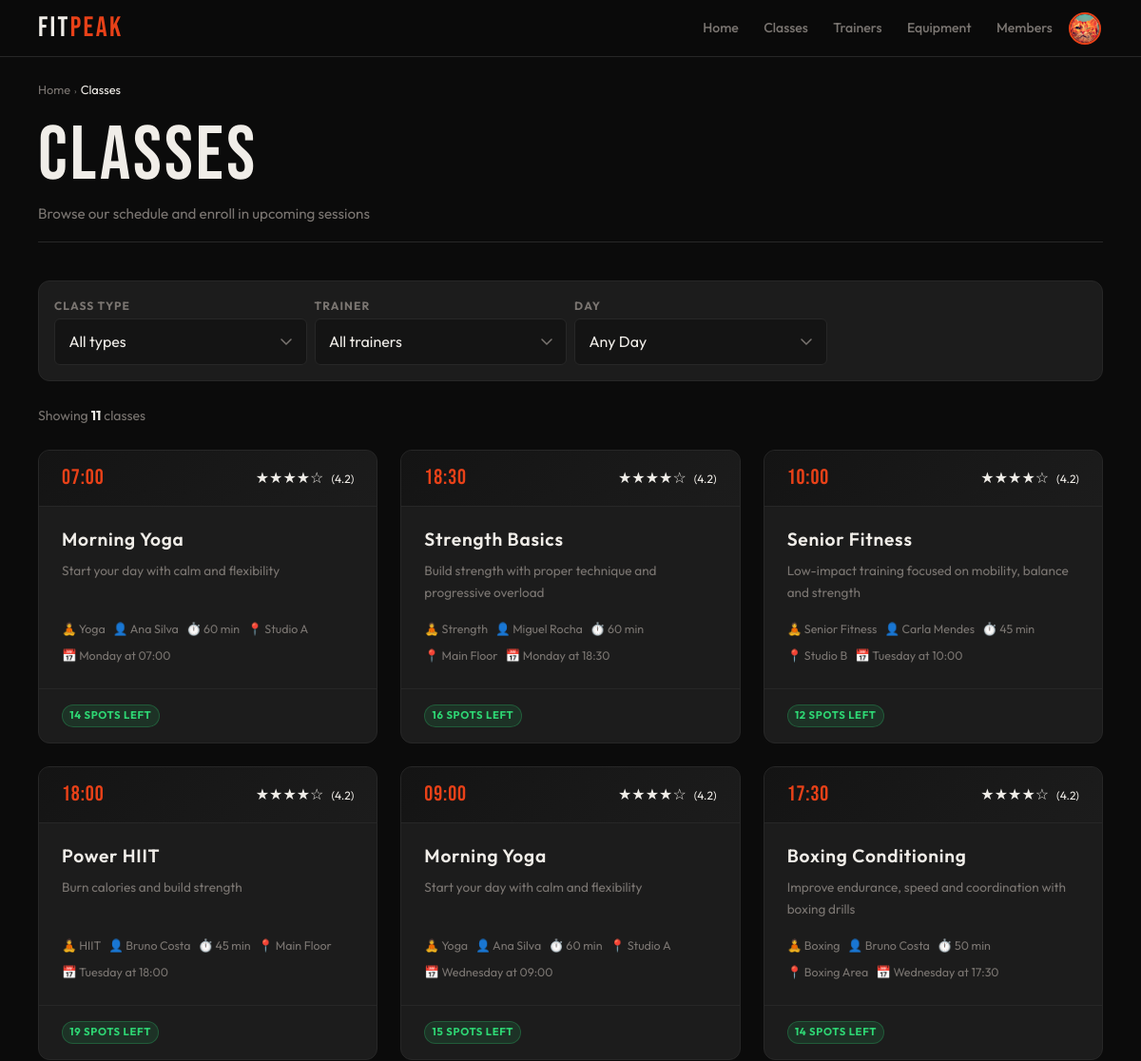
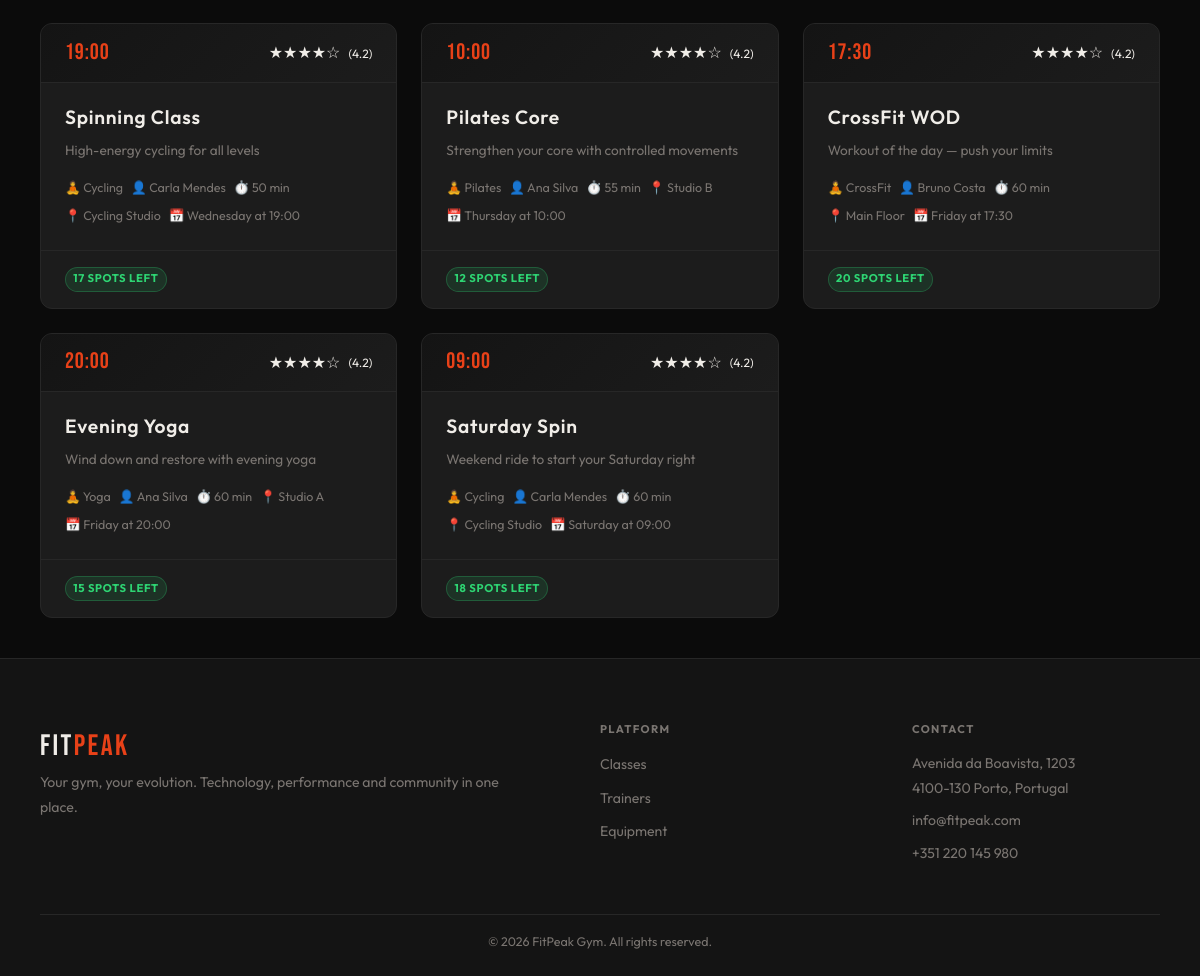
/pages/classes.php (signed in), run on an earlier commit of the app's database (2 pictures, top to bottom).
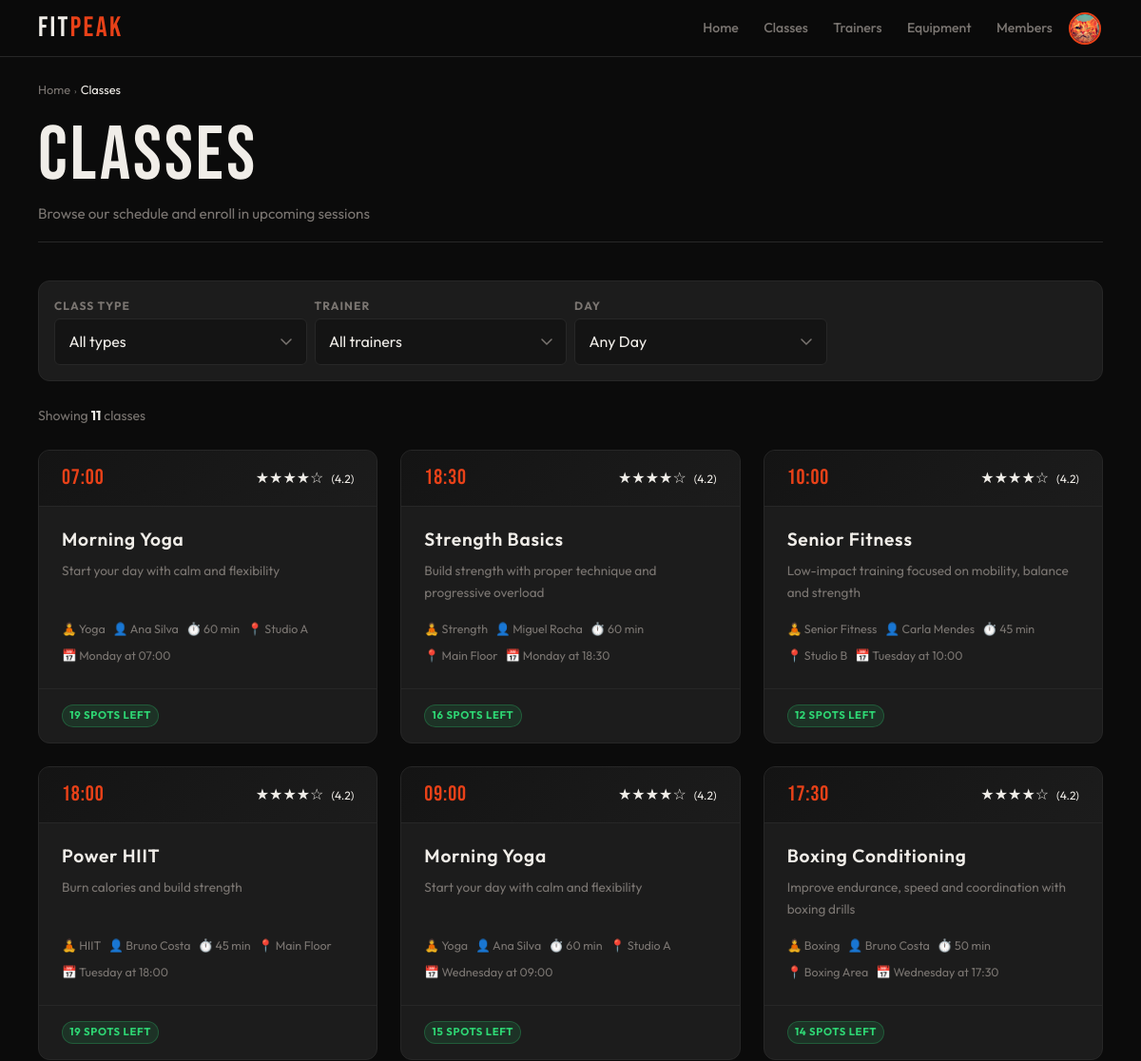
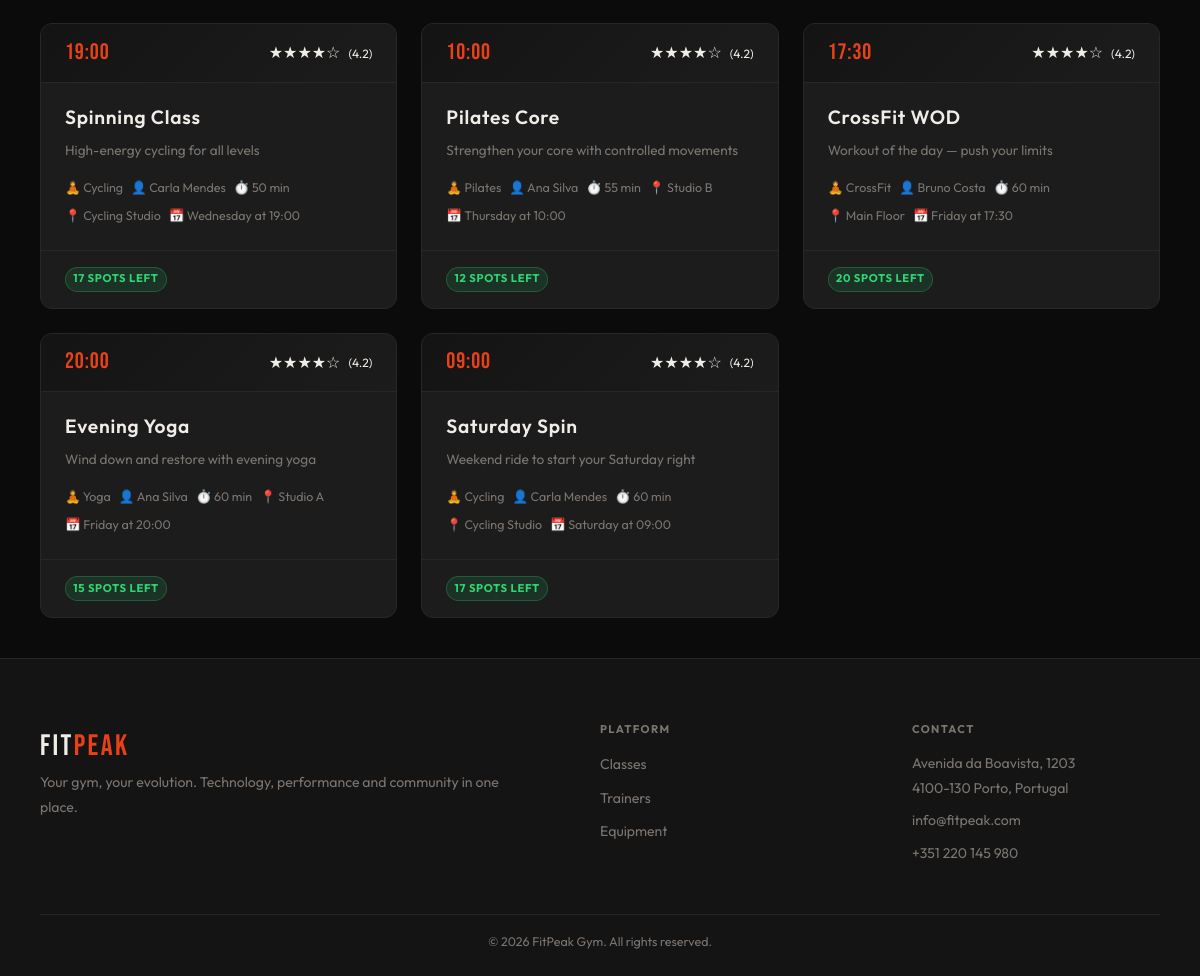
And on a later commit of the database (2 pictures, top to bottom).
### tables this page shows
CREATE TABLE class_schedules (
    id INTEGER PRIMARY KEY AUTOINCREMENT,
    class_id INTEGER NOT NULL,
    trainer_id INTEGER,
    day_of_week TEXT NOT NULL,   -- Monday, Tuesday, etc.
    start_time TEXT NOT NULL,
    location TEXT NOT NULL DEFAULT 'Studio A',
    capacity INTEGER NOT NULL DEFAULT 20,
    duration_min INTEGER NOT NULL DEFAULT 60,
    FOREIGN KEY(class_id) REFERENCES classes(id) ON DELETE CASCADE,
    FOREIGN KEY(trainer_id) REFERENCES users(id) ON DELETE SET NULL
);

CREATE TABLE classes (
    id INTEGER PRIMARY KEY AUTOINCREMENT,
    name TEXT NOT NULL,
    description TEXT,
    class_type_id INTEGER NOT NULL,
    active INTEGER NOT NULL DEFAULT 1,
    FOREIGN KEY(class_type_id) REFERENCES class_types(id)
);

CREATE TABLE class_types (
    id INTEGER PRIMARY KEY AUTOINCREMENT,
    name TEXT UNIQUE NOT NULL,
    label TEXT NOT NULL,
    description TEXT,
    icon TEXT,
    active INTEGER NOT NULL DEFAULT 1
);

CREATE TABLE users (
    id INTEGER PRIMARY KEY AUTOINCREMENT,
    name TEXT NOT NULL,
    username TEXT UNIQUE NOT NULL,
    email TEXT UNIQUE NOT NULL,
    password TEXT NOT NULL,
    role TEXT NOT NULL DEFAULT 'member' CHECK(role IN ('member','trainer','admin')),
    photo TEXT DEFAULT NULL,
    active INTEGER NOT NULL DEFAULT 1,
    created_at DATETIME DEFAULT CURRENT_TIMESTAMP
, is_admin INTEGER NOT NULL DEFAULT 0);

### db/classes.php (called while the page is built, shortened)
<?php
function getAllClassSchedules($pdo, $filters = []) {
    $sql = "SELECT cs.id AS schedule_id, cs.day_of_week, cs.start_time, cs.location, cs.capacity, cs.duration_min, c.id AS class_id, c.name AS class_name, c.description AS class_description, ct.id AS class_type_id, ct.name AS class_type_name, ct.label AS class_type_label, u.id AS trainer_id, u.name AS trainer_name, (SELECT COUNT(*) FROM enrollments e JOIN class_sessions sess ON e.session_id = sess.id WHERE sess.schedule_id = cs.id AND e.status = 'enrolled') AS enrolled_count FROM class_schedules cs JOIN classes c ON cs.class_id = c.id JOIN class_types ct ON c.class_type_id = ct.id LEFT JOIN users u ON cs.trainer_id = u.id WHERE c.active = 1";
    $params = [];
    $sql .= " ORDER BY CASE cs.day_of_week WHEN 'Monday' THEN 1 WHEN 'Tuesday' THEN 2 WHEN 'Wednesday' THEN 3 WHEN 'Thursday' THEN 4 WHEN 'Friday' THEN 5 WHEN 'Saturday' THEN 6 WHEN 'Sunday' THEN 7 ELSE 8 END, cs.start_time";
    $stmt = $pdo->prepare($sql);
    $stmt->execute($params);
    return $stmt->fetchAll(PDO::FETCH_ASSOC);
}

### pages/classes.php (the view, shortened to what the changed rows need)
<?php
require_once '../includes/header.php';
require_once '../includes/footer.php';
require_once '../db/classes.php';
require_once '../template/classes.php';
$pdo = getDatabaseConnection();
$filters = ['type' => $_GET['type'] ?? '', 'trainer' => $_GET['trainer'] ?? '', 'day' => $_GET['day'] ?? ''];
$schedules = getAllClassSchedules($pdo, $filters);
?>
<main class="main">
    <div class="container">
        <header class="page-header">
            <div class="page-header-row">
                <h1>Classes</h1>
            </div>
        </header>
        <div id="class-list-container">
            <?php output_class_schedule_list($schedules); ?>
        </div>
    </div>
</main>

### template/classes.php (shortened to what the changed rows need)
<?php
function output_class_schedule_list($schedules) {
    echo '<div class="class-grid">';
    foreach ($schedules as $schedule) output_class_schedule_card($schedule);
    echo '</div>';
}
function output_class_schedule_card($schedule) {
    $scheduleId = (int)$schedule['schedule_id'];
    $className = htmlspecialchars($schedule['class_name']);
    $trainerName = htmlspecialchars($schedule['trainer_name'] ?? 'TBD');
    $day = htmlspecialchars($schedule['day_of_week']);
    $startTime = htmlspecialchars($schedule['start_time']);
    $location = htmlspecialchars($schedule['location']);
    $duration = (int)$schedule['duration_min'];
    $capacity = (int)$schedule['capacity'];
    $enrolled = (int)($schedule['enrolled_count'] ?? 0);
    $freeSpots = max(0, $capacity - $enrolled);
    $typeLabel = htmlspecialchars($schedule['class_type_label'] ?? ucfirst($schedule['class_type_name']));
    $description = trim($schedule['class_description'] ?? '');
    $shortDescription = htmlspecialchars(substr($description, 0, 100)) . (strlen($description) > 100 ? '…' : '');
    if ($freeSpots <= 0) $fillClass = 'danger';
    elseif ($freeSpots <= ceil($capacity * 0.2)) $fillClass = 'warning';
    else $fillClass = 'success';
    ?>
    <article class="class-card" data-schedule-id="<?= $scheduleId ?>">
        <div class="class-head">
            <div class="class-time-big"><?= $startTime ?></div>
            <div class="class-ratings">
                <div class="stars">★★★★☆</div>
                <span class="rating-text">(4.2)</span>
            </div>
        </div>
        <div class="class-body">
            <h3 class="class-name"><?= $className ?></h3>
            <p><?= $shortDescription ?></p>
            <ul class="class-meta">
                <li>🧘 <?= $typeLabel ?></li>
                <li>👤 <?= $trainerName ?></li>
                <li>⏱️ <?= $duration ?> min</li>
                <li>📍 <?= $location ?></li>
                <li>📅 <?= $day ?> at <?= $startTime ?></li>
            </ul>
        </div>
        <div class="class-foot">
            <div class="cap-wrap">
                <span class="badge badge-<?= $fillClass ?>"><?= $freeSpots ?> spots left</span>
            </div>
        </div>
    </article>
    <?php
}
    ?>

What changed in the data, as far as the page shows it:
changed class_schedules (number 1 of 11 on the later page): freeSpots "14" → "19"
computed for class_schedules "Saturday": capacity "18" → "17"
